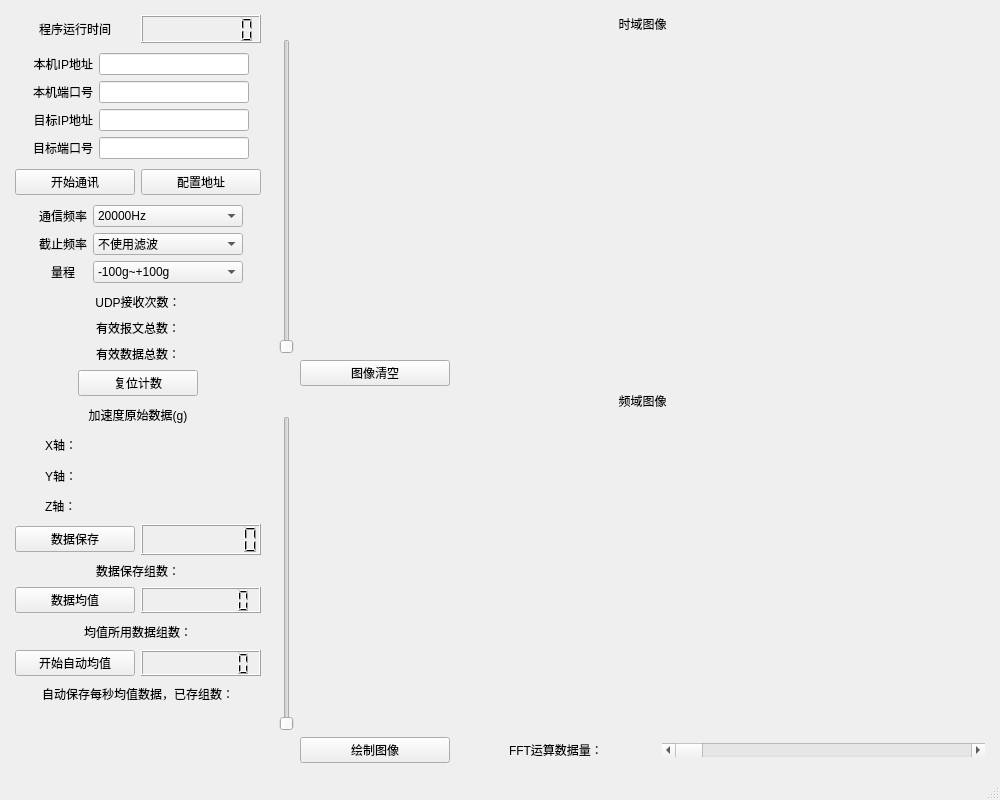
<?xml version="1.0" encoding="UTF-8"?>
<ui version="4.0">
 <class>MainWindow</class>
 <widget class="QMainWindow" name="MainWindow">
  <property name="geometry">
   <rect>
    <x>0</x>
    <y>0</y>
    <width>1000</width>
    <height>800</height>
   </rect>
  </property>
  <property name="sizePolicy">
   <sizepolicy hsizetype="Expanding" vsizetype="Expanding">
    <horstretch>0</horstretch>
    <verstretch>0</verstretch>
   </sizepolicy>
  </property>
  <property name="windowTitle">
   <string>MainWindow</string>
  </property>
  <widget class="QWidget" name="centralwidget">
   <property name="sizePolicy">
    <sizepolicy hsizetype="Expanding" vsizetype="Expanding">
     <horstretch>0</horstretch>
     <verstretch>0</verstretch>
    </sizepolicy>
   </property>
   <layout class="QHBoxLayout" name="horizontalLayout" stretch="2,10">
    <property name="sizeConstraint">
     <enum>QLayout::SetDefaultConstraint</enum>
    </property>
    <property name="leftMargin">
     <number>9</number>
    </property>
    <item>
     <layout class="QVBoxLayout" name="verticalLayout_2" stretch="1,4,1,3,8,2,2,2,2">
      <property name="leftMargin">
       <number>6</number>
      </property>
      <property name="topMargin">
       <number>6</number>
      </property>
      <property name="rightMargin">
       <number>6</number>
      </property>
      <property name="bottomMargin">
       <number>6</number>
      </property>
      <item>
       <layout class="QHBoxLayout" name="horizontalLayout_4">
        <item>
         <widget class="QLabel" name="label">
          <property name="text">
           <string>程序运行时间</string>
          </property>
          <property name="alignment">
           <set>Qt::AlignCenter</set>
          </property>
         </widget>
        </item>
        <item>
         <widget class="QLCDNumber" name="runTime_lcdNumber">
          <property name="maximumSize">
           <size>
            <width>150</width>
            <height>16777215</height>
           </size>
          </property>
          <property name="digitCount">
           <number>8</number>
          </property>
         </widget>
        </item>
       </layout>
      </item>
      <item>
       <layout class="QFormLayout" name="formLayout">
        <property name="labelAlignment">
         <set>Qt::AlignHCenter|Qt::AlignTop</set>
        </property>
        <property name="formAlignment">
         <set>Qt::AlignCenter</set>
        </property>
        <property name="horizontalSpacing">
         <number>6</number>
        </property>
        <property name="verticalSpacing">
         <number>6</number>
        </property>
        <item row="0" column="0">
         <widget class="QLabel" name="selfIP_label">
          <property name="text">
           <string>本机IP地址</string>
          </property>
          <property name="alignment">
           <set>Qt::AlignRight|Qt::AlignTrailing|Qt::AlignVCenter</set>
          </property>
         </widget>
        </item>
        <item row="0" column="1">
         <widget class="QLineEdit" name="selfIP_lineEdit">
          <property name="sizePolicy">
           <sizepolicy hsizetype="Minimum" vsizetype="Fixed">
            <horstretch>0</horstretch>
            <verstretch>0</verstretch>
           </sizepolicy>
          </property>
          <property name="minimumSize">
           <size>
            <width>150</width>
            <height>0</height>
           </size>
          </property>
          <property name="maximumSize">
           <size>
            <width>150</width>
            <height>16777215</height>
           </size>
          </property>
          <property name="text">
           <string/>
          </property>
         </widget>
        </item>
        <item row="1" column="0">
         <widget class="QLabel" name="selfPort_label">
          <property name="text">
           <string>本机端口号</string>
          </property>
          <property name="alignment">
           <set>Qt::AlignRight|Qt::AlignTrailing|Qt::AlignVCenter</set>
          </property>
         </widget>
        </item>
        <item row="1" column="1">
         <widget class="QLineEdit" name="selfPort_lineEdit">
          <property name="sizePolicy">
           <sizepolicy hsizetype="Minimum" vsizetype="Fixed">
            <horstretch>0</horstretch>
            <verstretch>0</verstretch>
           </sizepolicy>
          </property>
          <property name="minimumSize">
           <size>
            <width>150</width>
            <height>0</height>
           </size>
          </property>
          <property name="maximumSize">
           <size>
            <width>150</width>
            <height>16777215</height>
           </size>
          </property>
          <property name="text">
           <string/>
          </property>
         </widget>
        </item>
        <item row="2" column="0">
         <widget class="QLabel" name="targetIP_label">
          <property name="text">
           <string>目标IP地址</string>
          </property>
          <property name="alignment">
           <set>Qt::AlignRight|Qt::AlignTrailing|Qt::AlignVCenter</set>
          </property>
         </widget>
        </item>
        <item row="2" column="1">
         <widget class="QLineEdit" name="targetIP_lineEdit">
          <property name="sizePolicy">
           <sizepolicy hsizetype="Minimum" vsizetype="Fixed">
            <horstretch>0</horstretch>
            <verstretch>0</verstretch>
           </sizepolicy>
          </property>
          <property name="minimumSize">
           <size>
            <width>150</width>
            <height>0</height>
           </size>
          </property>
          <property name="maximumSize">
           <size>
            <width>150</width>
            <height>16777215</height>
           </size>
          </property>
          <property name="text">
           <string/>
          </property>
         </widget>
        </item>
        <item row="3" column="0">
         <widget class="QLabel" name="targetPort_label">
          <property name="text">
           <string>目标端口号</string>
          </property>
          <property name="alignment">
           <set>Qt::AlignRight|Qt::AlignTrailing|Qt::AlignVCenter</set>
          </property>
         </widget>
        </item>
        <item row="3" column="1">
         <widget class="QLineEdit" name="targetPort_lineEdit">
          <property name="sizePolicy">
           <sizepolicy hsizetype="Minimum" vsizetype="Fixed">
            <horstretch>0</horstretch>
            <verstretch>0</verstretch>
           </sizepolicy>
          </property>
          <property name="minimumSize">
           <size>
            <width>150</width>
            <height>0</height>
           </size>
          </property>
          <property name="maximumSize">
           <size>
            <width>150</width>
            <height>16777215</height>
           </size>
          </property>
          <property name="text">
           <string/>
          </property>
         </widget>
        </item>
       </layout>
      </item>
      <item>
       <layout class="QHBoxLayout" name="horizontalLayout_2">
        <item>
         <widget class="QPushButton" name="startUDP_pushButton">
          <property name="sizePolicy">
           <sizepolicy hsizetype="Minimum" vsizetype="Fixed">
            <horstretch>50</horstretch>
            <verstretch>0</verstretch>
           </sizepolicy>
          </property>
          <property name="minimumSize">
           <size>
            <width>120</width>
            <height>0</height>
           </size>
          </property>
          <property name="maximumSize">
           <size>
            <width>150</width>
            <height>16777215</height>
           </size>
          </property>
          <property name="text">
           <string>开始通讯</string>
          </property>
         </widget>
        </item>
        <item>
         <widget class="QPushButton" name="modifyIP_pushButton">
          <property name="sizePolicy">
           <sizepolicy hsizetype="Minimum" vsizetype="Fixed">
            <horstretch>50</horstretch>
            <verstretch>0</verstretch>
           </sizepolicy>
          </property>
          <property name="minimumSize">
           <size>
            <width>120</width>
            <height>0</height>
           </size>
          </property>
          <property name="maximumSize">
           <size>
            <width>150</width>
            <height>16777215</height>
           </size>
          </property>
          <property name="text">
           <string>配置地址</string>
          </property>
         </widget>
        </item>
       </layout>
      </item>
      <item>
       <layout class="QFormLayout" name="formLayout_2">
        <property name="labelAlignment">
         <set>Qt::AlignHCenter|Qt::AlignTop</set>
        </property>
        <property name="formAlignment">
         <set>Qt::AlignCenter</set>
        </property>
        <property name="horizontalSpacing">
         <number>6</number>
        </property>
        <property name="verticalSpacing">
         <number>6</number>
        </property>
        <item row="0" column="1">
         <widget class="QComboBox" name="workFreq_comboBox">
          <property name="sizePolicy">
           <sizepolicy hsizetype="Minimum" vsizetype="Fixed">
            <horstretch>0</horstretch>
            <verstretch>0</verstretch>
           </sizepolicy>
          </property>
          <property name="minimumSize">
           <size>
            <width>100</width>
            <height>0</height>
           </size>
          </property>
          <property name="maximumSize">
           <size>
            <width>150</width>
            <height>16777215</height>
           </size>
          </property>
          <item>
           <property name="text">
            <string>20000Hz</string>
           </property>
          </item>
          <item>
           <property name="text">
            <string>10000Hz</string>
           </property>
          </item>
          <item>
           <property name="text">
            <string>4000Hz</string>
           </property>
          </item>
          <item>
           <property name="text">
            <string>2000Hz</string>
           </property>
          </item>
          <item>
           <property name="text">
            <string>1000Hz</string>
           </property>
          </item>
          <item>
           <property name="text">
            <string>500Hz</string>
           </property>
          </item>
          <item>
           <property name="text">
            <string>250Hz</string>
           </property>
          </item>
          <item>
           <property name="text">
            <string>125Hz</string>
           </property>
          </item>
         </widget>
        </item>
        <item row="0" column="0">
         <widget class="QLabel" name="workFreq_label">
          <property name="text">
           <string>通信频率</string>
          </property>
         </widget>
        </item>
        <item row="1" column="1">
         <widget class="QComboBox" name="deadFreq_comboBox">
          <property name="minimumSize">
           <size>
            <width>100</width>
            <height>0</height>
           </size>
          </property>
          <property name="maximumSize">
           <size>
            <width>150</width>
            <height>16777215</height>
           </size>
          </property>
          <item>
           <property name="text">
            <string>不使用滤波</string>
           </property>
          </item>
          <item>
           <property name="text">
            <string>8000Hz</string>
           </property>
          </item>
          <item>
           <property name="text">
            <string>4000Hz</string>
           </property>
          </item>
          <item>
           <property name="text">
            <string>2000Hz</string>
           </property>
          </item>
          <item>
           <property name="text">
            <string>1000Hz</string>
           </property>
          </item>
          <item>
           <property name="text">
            <string>500Hz</string>
           </property>
          </item>
          <item>
           <property name="text">
            <string>250Hz</string>
           </property>
          </item>
         </widget>
        </item>
        <item row="1" column="0">
         <widget class="QLabel" name="deadFreq_label">
          <property name="text">
           <string>截止频率</string>
          </property>
         </widget>
        </item>
        <item row="2" column="1">
         <widget class="QComboBox" name="range_comboBox">
          <property name="minimumSize">
           <size>
            <width>100</width>
            <height>0</height>
           </size>
          </property>
          <property name="maximumSize">
           <size>
            <width>150</width>
            <height>16777215</height>
           </size>
          </property>
          <item>
           <property name="text">
            <string>-100g~+100g</string>
           </property>
          </item>
          <item>
           <property name="text">
            <string>-8g~+8g</string>
           </property>
          </item>
          <item>
           <property name="text">
            <string>-1g~+1g</string>
           </property>
          </item>
         </widget>
        </item>
        <item row="2" column="0">
         <widget class="QLabel" name="range_label">
          <property name="text">
           <string>量程</string>
          </property>
         </widget>
        </item>
       </layout>
      </item>
      <item>
       <layout class="QVBoxLayout" name="verticalLayout_10" stretch="1,1,1,1,4">
        <item>
         <widget class="QLabel" name="udpReceive_label">
          <property name="sizePolicy">
           <sizepolicy hsizetype="Fixed" vsizetype="Maximum">
            <horstretch>0</horstretch>
            <verstretch>0</verstretch>
           </sizepolicy>
          </property>
          <property name="maximumSize">
           <size>
            <width>300</width>
            <height>20</height>
           </size>
          </property>
          <property name="text">
           <string>UDP接收次数：</string>
          </property>
          <property name="alignment">
           <set>Qt::AlignCenter</set>
          </property>
         </widget>
        </item>
        <item>
         <widget class="QLabel" name="udpN_label">
          <property name="maximumSize">
           <size>
            <width>300</width>
            <height>20</height>
           </size>
          </property>
          <property name="text">
           <string>有效报文总数：</string>
          </property>
          <property name="alignment">
           <set>Qt::AlignCenter</set>
          </property>
         </widget>
        </item>
        <item>
         <widget class="QLabel" name="udpData_label">
          <property name="maximumSize">
           <size>
            <width>300</width>
            <height>20</height>
           </size>
          </property>
          <property name="text">
           <string>有效数据总数：</string>
          </property>
          <property name="alignment">
           <set>Qt::AlignCenter</set>
          </property>
         </widget>
        </item>
        <item>
         <layout class="QHBoxLayout" name="horizontalLayout_6">
          <item>
           <widget class="QPushButton" name="resetUDP_pushButton">
            <property name="sizePolicy">
             <sizepolicy hsizetype="Preferred" vsizetype="Fixed">
              <horstretch>0</horstretch>
              <verstretch>0</verstretch>
             </sizepolicy>
            </property>
            <property name="maximumSize">
             <size>
              <width>120</width>
              <height>16777215</height>
             </size>
            </property>
            <property name="baseSize">
             <size>
              <width>0</width>
              <height>0</height>
             </size>
            </property>
            <property name="focusPolicy">
             <enum>Qt::StrongFocus</enum>
            </property>
            <property name="contextMenuPolicy">
             <enum>Qt::DefaultContextMenu</enum>
            </property>
            <property name="layoutDirection">
             <enum>Qt::LeftToRight</enum>
            </property>
            <property name="text">
             <string>复位计数</string>
            </property>
            <property name="autoDefault">
             <bool>true</bool>
            </property>
           </widget>
          </item>
         </layout>
        </item>
        <item>
         <layout class="QVBoxLayout" name="verticalLayout_7">
          <property name="leftMargin">
           <number>30</number>
          </property>
          <property name="rightMargin">
           <number>30</number>
          </property>
          <item>
           <widget class="QLabel" name="label_4">
            <property name="text">
             <string>加速度原始数据(g)</string>
            </property>
            <property name="alignment">
             <set>Qt::AlignCenter</set>
            </property>
           </widget>
          </item>
          <item>
           <widget class="QLabel" name="accX_label">
            <property name="text">
             <string>X轴：</string>
            </property>
            <property name="alignment">
             <set>Qt::AlignLeading|Qt::AlignLeft|Qt::AlignVCenter</set>
            </property>
           </widget>
          </item>
          <item>
           <widget class="QLabel" name="accY_label">
            <property name="text">
             <string>Y轴：</string>
            </property>
           </widget>
          </item>
          <item>
           <widget class="QLabel" name="accZ_label">
            <property name="text">
             <string>Z轴：</string>
            </property>
           </widget>
          </item>
         </layout>
        </item>
       </layout>
      </item>
      <item>
       <layout class="QVBoxLayout" name="verticalLayout_3" stretch="3,2">
        <item>
         <layout class="QHBoxLayout" name="horizontalLayout_3">
          <item>
           <widget class="QPushButton" name="dataSave_pushButton">
            <property name="sizePolicy">
             <sizepolicy hsizetype="Minimum" vsizetype="Fixed">
              <horstretch>0</horstretch>
              <verstretch>0</verstretch>
             </sizepolicy>
            </property>
            <property name="minimumSize">
             <size>
              <width>120</width>
              <height>0</height>
             </size>
            </property>
            <property name="maximumSize">
             <size>
              <width>120</width>
              <height>16777215</height>
             </size>
            </property>
            <property name="text">
             <string>数据保存</string>
            </property>
           </widget>
          </item>
          <item>
           <widget class="QLCDNumber" name="dataSave_lcdNumber">
            <property name="maximumSize">
             <size>
              <width>150</width>
              <height>16777215</height>
             </size>
            </property>
            <property name="digitCount">
             <number>8</number>
            </property>
           </widget>
          </item>
         </layout>
        </item>
        <item>
         <widget class="QLabel" name="dataSaveNum_label">
          <property name="text">
           <string>数据保存组数：</string>
          </property>
          <property name="alignment">
           <set>Qt::AlignCenter</set>
          </property>
         </widget>
        </item>
       </layout>
      </item>
      <item>
       <layout class="QVBoxLayout" name="verticalLayout_4">
        <item>
         <layout class="QHBoxLayout" name="horizontalLayout_8">
          <item>
           <widget class="QPushButton" name="dataAverage_pushButton">
            <property name="minimumSize">
             <size>
              <width>120</width>
              <height>0</height>
             </size>
            </property>
            <property name="maximumSize">
             <size>
              <width>120</width>
              <height>16777215</height>
             </size>
            </property>
            <property name="text">
             <string>数据均值</string>
            </property>
           </widget>
          </item>
          <item>
           <widget class="QLCDNumber" name="dataAverage_lcdNumber">
            <property name="maximumSize">
             <size>
              <width>150</width>
              <height>16777215</height>
             </size>
            </property>
            <property name="digitCount">
             <number>8</number>
            </property>
           </widget>
          </item>
         </layout>
        </item>
        <item>
         <widget class="QLabel" name="dataAverageNum_label">
          <property name="text">
           <string>均值所用数据组数：</string>
          </property>
          <property name="alignment">
           <set>Qt::AlignCenter</set>
          </property>
         </widget>
        </item>
       </layout>
      </item>
      <item>
       <layout class="QVBoxLayout" name="verticalLayout_5">
        <item>
         <layout class="QHBoxLayout" name="horizontalLayout_9">
          <item>
           <widget class="QPushButton" name="autoAverage_pushButton">
            <property name="text">
             <string>开始自动均值</string>
            </property>
           </widget>
          </item>
          <item>
           <widget class="QLCDNumber" name="autoAverage_lcdNumber">
            <property name="digitCount">
             <number>8</number>
            </property>
           </widget>
          </item>
         </layout>
        </item>
        <item>
         <widget class="QLabel" name="autoAverageNum_label">
          <property name="text">
           <string>自动保存每秒均值数据，已存组数：</string>
          </property>
          <property name="alignment">
           <set>Qt::AlignCenter</set>
          </property>
         </widget>
        </item>
       </layout>
      </item>
      <item>
       <spacer name="verticalSpacer">
        <property name="orientation">
         <enum>Qt::Vertical</enum>
        </property>
        <property name="sizeHint" stdset="0">
         <size>
          <width>20</width>
          <height>60</height>
         </size>
        </property>
       </spacer>
      </item>
     </layout>
    </item>
    <item>
     <layout class="QVBoxLayout" name="verticalLayout" stretch="9,9">
      <property name="spacing">
       <number>6</number>
      </property>
      <property name="leftMargin">
       <number>6</number>
      </property>
      <property name="topMargin">
       <number>6</number>
      </property>
      <property name="rightMargin">
       <number>6</number>
      </property>
      <property name="bottomMargin">
       <number>6</number>
      </property>
      <item>
       <layout class="QFormLayout" name="formLayout_3">
        <property name="sizeConstraint">
         <enum>QLayout::SetNoConstraint</enum>
        </property>
        <property name="fieldGrowthPolicy">
         <enum>QFormLayout::AllNonFixedFieldsGrow</enum>
        </property>
        <property name="rowWrapPolicy">
         <enum>QFormLayout::DontWrapRows</enum>
        </property>
        <property name="labelAlignment">
         <set>Qt::AlignCenter</set>
        </property>
        <item row="0" column="1">
         <widget class="QLabel" name="label_14">
          <property name="sizePolicy">
           <sizepolicy hsizetype="Preferred" vsizetype="Maximum">
            <horstretch>0</horstretch>
            <verstretch>0</verstretch>
           </sizepolicy>
          </property>
          <property name="maximumSize">
           <size>
            <width>16777215</width>
            <height>20</height>
           </size>
          </property>
          <property name="text">
           <string>时域图像</string>
          </property>
          <property name="alignment">
           <set>Qt::AlignCenter</set>
          </property>
         </widget>
        </item>
        <item row="1" column="0">
         <widget class="QSlider" name="time_verticalSlider">
          <property name="maximum">
           <number>1200</number>
          </property>
          <property name="orientation">
           <enum>Qt::Vertical</enum>
          </property>
         </widget>
        </item>
        <item row="1" column="1">
         <widget class="QCustomPlot" name="time_plot" native="true">
          <property name="sizePolicy">
           <sizepolicy hsizetype="Preferred" vsizetype="Preferred">
            <horstretch>0</horstretch>
            <verstretch>200</verstretch>
           </sizepolicy>
          </property>
          <property name="minimumSize">
           <size>
            <width>0</width>
            <height>300</height>
           </size>
          </property>
          <property name="maximumSize">
           <size>
            <width>16777215</width>
            <height>600</height>
           </size>
          </property>
         </widget>
        </item>
        <item row="2" column="1">
         <layout class="QHBoxLayout" name="horizontalLayout_5">
          <item>
           <widget class="QPushButton" name="plotClear_pushButton">
            <property name="maximumSize">
             <size>
              <width>150</width>
              <height>16777215</height>
             </size>
            </property>
            <property name="text">
             <string>图像清空</string>
            </property>
           </widget>
          </item>
         </layout>
        </item>
       </layout>
      </item>
      <item>
       <layout class="QFormLayout" name="formLayout_4">
        <property name="labelAlignment">
         <set>Qt::AlignCenter</set>
        </property>
        <property name="formAlignment">
         <set>Qt::AlignHCenter|Qt::AlignTop</set>
        </property>
        <item row="0" column="1">
         <widget class="QLabel" name="label_13">
          <property name="sizePolicy">
           <sizepolicy hsizetype="Preferred" vsizetype="Maximum">
            <horstretch>0</horstretch>
            <verstretch>0</verstretch>
           </sizepolicy>
          </property>
          <property name="maximumSize">
           <size>
            <width>16777215</width>
            <height>20</height>
           </size>
          </property>
          <property name="text">
           <string>频域图像</string>
          </property>
          <property name="alignment">
           <set>Qt::AlignCenter</set>
          </property>
         </widget>
        </item>
        <item row="1" column="0">
         <widget class="QSlider" name="freq_verticalSlider">
          <property name="sizePolicy">
           <sizepolicy hsizetype="Fixed" vsizetype="Expanding">
            <horstretch>0</horstretch>
            <verstretch>0</verstretch>
           </sizepolicy>
          </property>
          <property name="maximum">
           <number>1200</number>
          </property>
          <property name="orientation">
           <enum>Qt::Vertical</enum>
          </property>
         </widget>
        </item>
        <item row="1" column="1">
         <widget class="QCustomPlot" name="freq_plot" native="true">
          <property name="sizePolicy">
           <sizepolicy hsizetype="Preferred" vsizetype="Preferred">
            <horstretch>0</horstretch>
            <verstretch>200</verstretch>
           </sizepolicy>
          </property>
          <property name="minimumSize">
           <size>
            <width>0</width>
            <height>200</height>
           </size>
          </property>
          <property name="maximumSize">
           <size>
            <width>16777215</width>
            <height>500</height>
           </size>
          </property>
         </widget>
        </item>
        <item row="2" column="1">
         <layout class="QHBoxLayout" name="horizontalLayout_7">
          <item>
           <widget class="QPushButton" name="startFFT_pushButton">
            <property name="maximumSize">
             <size>
              <width>150</width>
              <height>16777215</height>
             </size>
            </property>
            <property name="text">
             <string>绘制图像</string>
            </property>
           </widget>
          </item>
          <item>
           <widget class="QLabel" name="FFTNum_label">
            <property name="minimumSize">
             <size>
              <width>160</width>
              <height>0</height>
             </size>
            </property>
            <property name="maximumSize">
             <size>
              <width>200</width>
              <height>16777215</height>
             </size>
            </property>
            <property name="text">
             <string>FFT运算数据量：</string>
            </property>
            <property name="alignment">
             <set>Qt::AlignCenter</set>
            </property>
           </widget>
          </item>
          <item>
           <widget class="QScrollBar" name="FFTNum_scroll">
            <property name="minimum">
             <number>200</number>
            </property>
            <property name="maximum">
             <number>5000</number>
            </property>
            <property name="singleStep">
             <number>10</number>
            </property>
            <property name="pageStep">
             <number>100</number>
            </property>
            <property name="orientation">
             <enum>Qt::Horizontal</enum>
            </property>
           </widget>
          </item>
         </layout>
        </item>
       </layout>
      </item>
     </layout>
    </item>
   </layout>
  </widget>
  <widget class="QStatusBar" name="statusbar"/>
 </widget>
 <customwidgets>
  <customwidget>
   <class>QCustomPlot</class>
   <extends>QWidget</extends>
   <header location="global">qcustomplot.h</header>
   <container>1</container>
  </customwidget>
 </customwidgets>
 <resources/>
 <connections/>
</ui>
